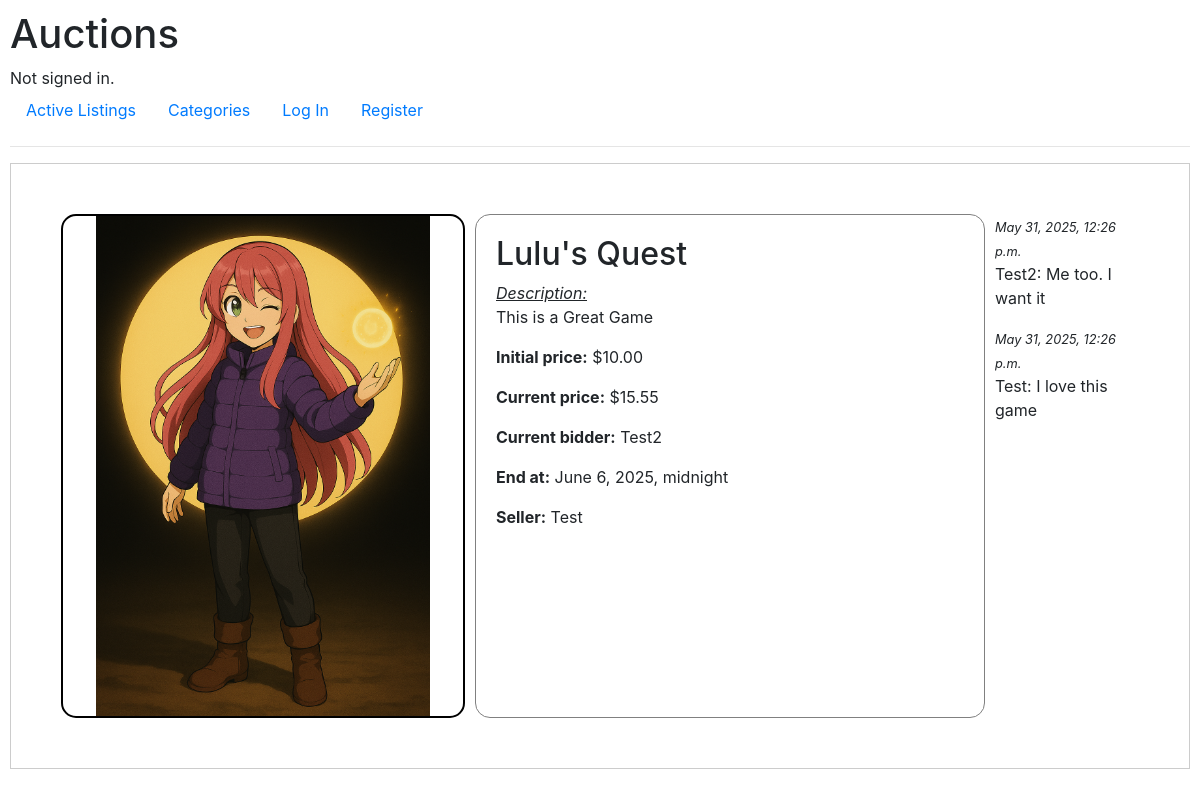
The page /listing/13 on the database its author committed.
### auctions/models.py (models this page shows, shortened)
class Listing(models.Model):
    id = models.AutoField(primary_key=True)
    owner_id = models.ForeignKey(User, on_delete=models.CASCADE, related_name="listings")
    name = models.CharField(max_length=64)
    description = models.TextField()
    initial_price = models.DecimalField(default=0,max_digits=10, decimal_places=2)
    picture_url = models.ImageField(upload_to='images/', null=True, blank=True)
    created_at = models.DateTimeField(auto_now_add=True)
    end_at = models.DateTimeField()
    bids_count = models.IntegerField(default=0)
    category = models.CharField(default="others", max_length=64)
    last_bid_id = models.ForeignKey("Bid", on_delete=models.SET_NULL, null=True, blank=True)
    is_active = models.BooleanField(default=True)
    winner_id = models.ForeignKey(User, on_delete=models.SET_NULL, null=True, blank=True)

class Bid(models.Model):
    id = models.AutoField(primary_key=True)
    listing_id = models.ForeignKey(Listing, on_delete=models.CASCADE, related_name="bids")
    user_id = models.ForeignKey(User, on_delete=models.CASCADE, related_name="bids")
    amount = models.DecimalField(max_digits=10, decimal_places=2, default=Decimal('0.00'))

class User(AbstractUser):
    id = models.AutoField(primary_key=True)
    watchlist = models.ManyToManyField("Listing", blank=True, related_name="watchlisted_by")

class ListingComment(models.Model):
    id = models.AutoField(primary_key=True)
    listing_id = models.ForeignKey(Listing, on_delete=models.CASCADE, related_name="comments")
    user_id = models.ForeignKey(User, on_delete=models.CASCADE, related_name="comments")
    content = models.TextField(max_length=1000)
    created_at = models.DateTimeField(auto_now_add=True)

### auctions/views.py (the view)
# urls.py: path("listing/<int:listing_id>", views.listing, name="listing"),
def listing(request, listing_id):
    try:
        listing = Listing.objects.get(pk=listing_id)
        comments = ListingComment.objects.filter(listing_id=listing_id).order_by("-created_at")
    except Listing.DoesNotExist:
        return render(request, "auctions/listing.html", {
            "listing_error": "Listing not found"
        })
    if not listing.is_active:
        return render(request, "auctions/listing.html", {
            "listing": listing,
            "error": "This listing is closed"
        })
    return render(request, "auctions/listing.html", {
        "listing": listing,
        "comments": comments
    })

### auctions/templates/auctions/listing.html (shortened to what this page needs)
{% extends "auctions/layout.html" %}
{% block body %}
<div class="listing-page">
    {% if listing_error %}
    <div class="alert alert-danger">{{ listing_error }}</div>
    {% else %}
    <div class="listing-page-content">
        <div class="listing-content-img">
            {% if listing.picture_url %}
            <img src='{{ listing.picture_url.url }}' alt="{{ listing.name }}">
            {% else %}
            {% load static %}
            {% endif %}
        </div>
        <div class="listing-content-text">
        <h2>{{ listing.name }}</h2>
        <p><em style="text-decoration: underline;">Description:</em> <br>{{ listing.description}}</p>
        <p><b>Initial price:</b> ${{ listing.initial_price }}</p>
        {% if listing.last_bid_id %}
            <p><b>Current price:</b> ${{ listing.last_bid_id.amount }}</p>
            <p><b>Current bidder:</b> {{ listing.last_bid_id.user_id.username }}</p>
        {% else %}
            <p><b>Current price:</b> ${{ listing.initial_price }}</p>
            <p><b>Current bidder:</b> no bidder yet</p>
        {% endif %}
        <p><b>End at:</b> {{ listing.end_at }}</p>
        <p><b>Seller:</b> {{ listing.owner_id.username }}</p>
    </div>
    {% endif %}
    <div class="listing-comments">
        <div class="listing-comments-container">
            {% for comment in comments %}
            <em style="font-size: 0.8em;">{{ comment.created_at }}</em>
            <p>{{ comment.user_id.username }}: {{ comment.content }}</p>
            {% endfor %}
        </div>
    </div>
</div>
{% endblock %}

### auctions/static/auctions/styles.css (style rules this page uses)
body { padding: 10px; height: 600px; }
.listing-page-content { padding: 50px; display: flex; flex-direction: row; gap: 10px; border: 1px solid #ccc; }
.listing-content-img { border: 2px solid black; border-radius: 15px; }
.listing-content-img img { object-fit: contain; width: 400px; height: 500px; margin: 0 auto; }
.listing-content-text { display: flex; flex-direction: column; border: 1px solid grey; border-radius: 15px; width: 600px; padding: 20px; }

### rows shown on the page
Listing: picture_url (picture), name "Lulu's Quest", description "This is a Great Game", initial_price "10.00", last_bid_id.amount "15.55", last_bid_id.user_id.username "Test2", end_at "June 6, 2025, midnight", owner_id.username "Test"
ListingComment: created_at "May 31, 2025, 12:26 p.m.", user_id.username "Test2", content "Me too. I want it"
ListingComment: created_at "May 31, 2025, 12:26 p.m.", user_id.username "Test", content "I love this game"
